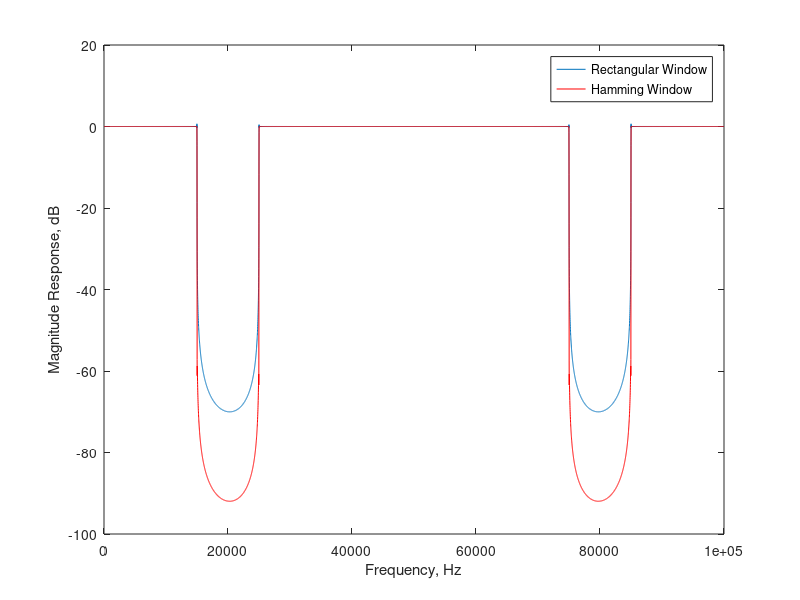

The MATLAB script that drew this image:
%sampling frequency
fs=100e3;
%cut-off frequency
fl=15e3;
fh=25e3;
fh=fs/2-fh;

%digital cut-off frequency
Omegal = 2*pi*fl/fs;
Omegah = 2*pi*fh/fs;

%length of filter
M=10001;
halfM=floor(M/2);
%discrete time index
%n=-halfM:halfM;
n=0:M-1;
N=M;
%frequencies
f=0:fs/N:fs-fs/N;
%sinc based impulse response
h=Omegal/pi*sinc((n-halfM)*Omegal/pi)+Omegah/pi*sinc((n-halfM)*Omegah/pi).*cos((n-halfM)*pi);
%hamming window
w=hamming(M)';
%element wise multiplication with the sinc function
hammingh=h.*w;
%visually compare time domain sinc based impulse response 
%with hamming windowed sinc function
plot(n,h,'DisplayName','Rectangular Window')
hold on
plw=plot(n,hammingh,'r','DisplayName','Hamming Window')
hold off
xlabel('Time Index, n')
ylabel('Impulse Response Amplitude')
legend

%wait for window to close before going to next part of code  
waitfor(plw)

%
%DFTs and magnitude responses 
H=fft(h);
HmagdB=20*log10(abs(H));

HammingH=fft(hammingh);
HammingHmagdB=20*log10(abs(HammingH));

plot(f,HmagdB,'DisplayName','Rectangular Window')
hold on
plot(f,HammingHmagdB,'r','DisplayName','Hamming Window')
hold off
xlabel('Frequency, Hz')
ylabel('Magnitude Response, dB')
legend
